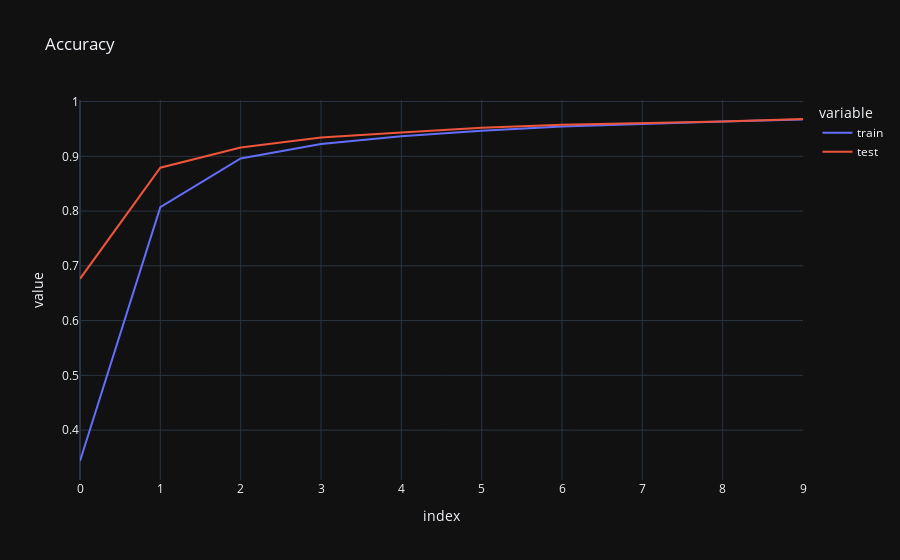
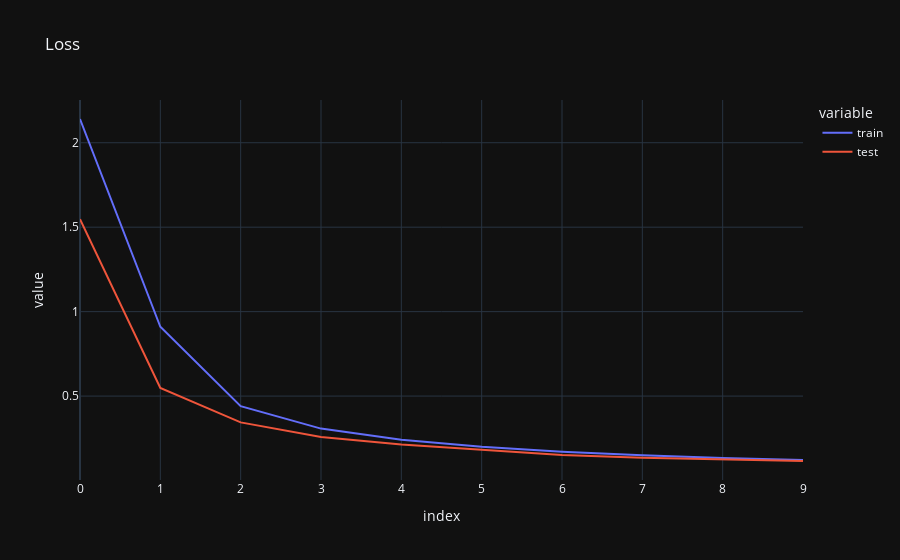

Write notebook code for charts like these, in order.
### Code cell
accuracy_history = pd.DataFrame({
    'train': history.history['accuracy'],
    'test': history.history['val_accuracy']
})

loss_history = pd.DataFrame({
    'train': history.history['loss'],
    'test': history.history['val_loss']
})

px.line(accuracy_history, title='Accuracy').show()
px.line(loss_history, title='Loss').show()

### Figure 1 — Plotly figure (JSON) as saved in the notebook; plotly's stock layout.template omitted (floating-point values rounded to 4 significant figures)
{"data": [{"hovertemplate": "variable=train<br>index=%{x}<br>value=%{y}<extra></extra>", "legendgroup": "train", "line": {"color": "#636efa", "dash": "solid"}, "marker": {"symbol": "circle"}, "mode": "lines", "name": "train", "orientation": "v", "showlegend": true, "type": "scatter", "x": [0, 1, 2, 3, 4, 5, 6, 7, 8, 9], "xaxis": "x", "y": [0.3436, 0.8072, 0.8961, 0.9223, 0.9368, 0.9468, 0.9545, 0.9596, 0.9635, 0.9671], "yaxis": "y"}, {"hovertemplate": "variable=test<br>index=%{x}<br>value=%{y}<extra></extra>", "legendgroup": "test", "line": {"color": "#EF553B", "dash": "solid"}, "marker": {"symbol": "circle"}, "mode": "lines", "name": "test", "orientation": "v", "showlegend": true, "type": "scatter", "x": [0, 1, 2, 3, 4, 5, 6, 7, 8, 9], "xaxis": "x", "y": [0.6763, 0.8792, 0.9162, 0.9342, 0.9435, 0.9519, 0.9577, 0.9608, 0.9636, 0.9681], "yaxis": "y"}], "layout": {"legend": {"title": {"text": "variable"}, "tracegroupgap": 0}, "title": {"text": "Accuracy"}, "xaxis": {"anchor": "y", "domain": [0, 1], "title": {"text": "index"}}, "yaxis": {"anchor": "x", "domain": [0, 1], "title": {"text": "value"}}}}

### Figure 2 — Plotly figure (JSON) as saved in the notebook; plotly's stock layout.template omitted (floating-point values rounded to 4 significant figures)
{"data": [{"hovertemplate": "variable=train<br>index=%{x}<br>value=%{y}<extra></extra>", "legendgroup": "train", "line": {"color": "#636efa", "dash": "solid"}, "marker": {"symbol": "circle"}, "mode": "lines", "name": "train", "orientation": "v", "showlegend": true, "type": "scatter", "x": [0, 1, 2, 3, 4, 5, 6, 7, 8, 9], "xaxis": "x", "y": [2.141, 0.9103, 0.4404, 0.3075, 0.2411, 0.1996, 0.1707, 0.1497, 0.1339, 0.1217], "yaxis": "y"}, {"hovertemplate": "variable=test<br>index=%{x}<br>value=%{y}<extra></extra>", "legendgroup": "test", "line": {"color": "#EF553B", "dash": "solid"}, "marker": {"symbol": "circle"}, "mode": "lines", "name": "test", "orientation": "v", "showlegend": true, "type": "scatter", "x": [0, 1, 2, 3, 4, 5, 6, 7, 8, 9], "xaxis": "x", "y": [1.547, 0.5479, 0.3444, 0.2576, 0.2131, 0.1803, 0.1515, 0.1351, 0.1274, 0.1156], "yaxis": "y"}], "layout": {"legend": {"title": {"text": "variable"}, "tracegroupgap": 0}, "title": {"text": "Loss"}, "xaxis": {"anchor": "y", "domain": [0, 1], "title": {"text": "index"}}, "yaxis": {"anchor": "x", "domain": [0, 1], "title": {"text": "value"}}}}
